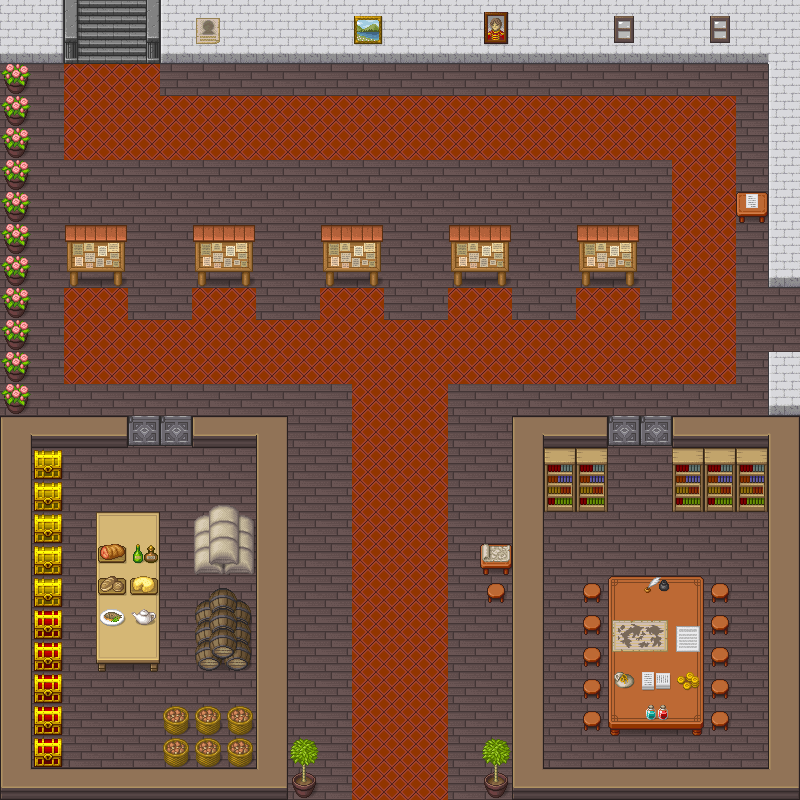

A level layout from a 2D game, rendered from its tile map. Below: a short description, then the map file with tile-grid data replaced by summaries:
An orthogonal 25x25 tile map with 32x32 px tiles, 3 tile layers (Floor, Furniture, Item), 5 tilesets and 11 objects (start, EV-1, BOARD-L4, BOARD-L3, BOARD-L2, ...).

<map version="1.10" tiledversion="1.11.0" orientation="orthogonal" renderorder="right-down" width="25" height="25" tilewidth="32" tileheight="32" infinite="0" nextlayerid="10" nextobjectid="45">
 <tileset firstgid="1" source="[Base]BaseChip_pipo.tsx" />
 <tileset firstgid="1001" source="[A]Water_pipo.tsx" />
 <tileset firstgid="4073" source="[A]Dirt_pipo.tsx" />
 <tileset firstgid="4409" source="[A]Flower_pipo.tsx" />
 <tileset firstgid="4505" source="../maps/[Base]BaseChip_pipo.tsx" />
 <layer id="7" name="Floor" width="25" height="25">
  <data>[625 cells, 625 non-empty, 1 distinct tile ids]</data>
 </layer>
 <layer id="8" name="Furniture" width="25" height="25">
  <data>[625 cells, 392 non-empty, 65 distinct tile ids]</data>
 </layer>
 <layer id="9" name="Item" width="25" height="25">
  <data>[625 cells, 29 non-empty, 27 distinct tile ids]</data>
 </layer>
 <objectgroup id="3" name="Object Layer 1" offsetx="1" offsety="0">
  <object id="1" name="start" type="start" x="397.276" y="689.028">
   <point />
  </object>
  <object id="12" name="EV-1" x="647.618" y="554.304">
   <point />
  </object>
  <object id="32" name="BOARD-L4" x="576" y="224">
   <point />
  </object>
  <object id="34" name="BOARD-L3" x="448" y="224">
   <point />
  </object>
  <object id="35" name="BOARD-L2" x="320" y="224">
   <point />
  </object>
  <object id="36" name="BOARD-L1" x="192" y="224">
   <point />
  </object>
  <object id="37" name="BOARD-SNS" x="64" y="224">
   <point />
  </object>
  <object id="38" name="OSOPENER-1" x="480" y="544">
   <properties>
    <property name="collision" type="color" value="#ffcacaca" />
   </properties>
   <point />
  </object>
  <object id="39" x="480" y="544" width="32" height="32" />
  <object id="40" x="736" y="192" width="32" height="32" />
  <object id="42" name="PAPER-1" x="736" y="192">
   <properties>
    <property name="collision" type="color" value="#ffcacaca" />
   </properties>
   <point />
  </object>
 </objectgroup>
</map>
